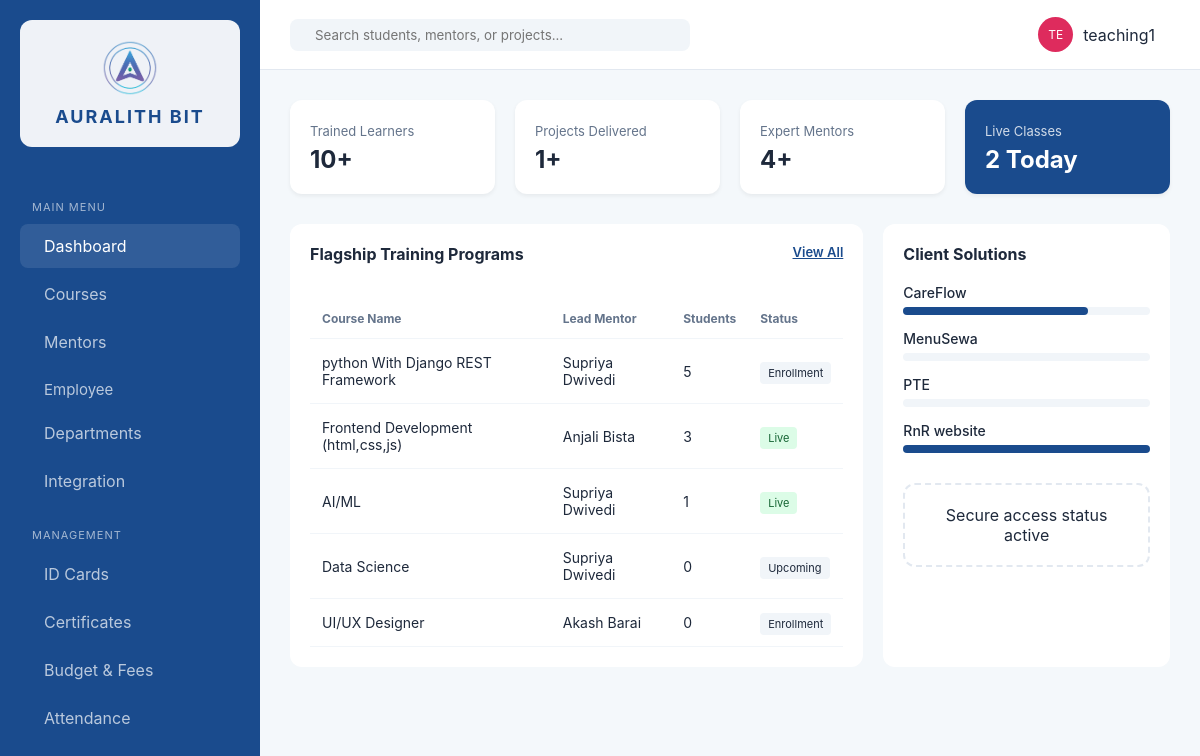
The app's page /dashboard/ (signed in) with its own data.
### erp_app/models.py (models this page shows, shortened)
class Course(models.Model):
    STATUS_CHOICES = [
        ('live', 'Live'),
        ('upcoming', 'Upcoming'),
        ('enrollment', 'Enrollment'),
        ('completed', 'Completed'),
    ]
    CATEGORY_CHOICES = [
        ('development', 'Development'),
        ('design', 'UI/UX'),
        ('qa', 'Digital Marketing'),
        ('marketing', 'Graphic Designing'),
    ]
    name = models.CharField(max_length=200)
    mentor = models.ForeignKey(Mentor, on_delete=models.SET_NULL, null=True, blank=True)
    category = models.CharField(max_length=50, choices=CATEGORY_CHOICES, default='development')
    duration_weeks = models.PositiveIntegerField(default=8)
    status = models.CharField(max_length=20, choices=STATUS_CHOICES, default='enrollment')
    description = models.TextField(blank=True)
    syllabus = models.FileField(upload_to='syllabi/', null=True, blank=True)
    students_count = models.PositiveIntegerField(default=0)
    completion_percent = models.PositiveIntegerField(default=0)
    created_at = models.DateTimeField(auto_now_add=True)
    class Meta:
        ordering = ['-created_at']

class Mentor(models.Model):
    name = models.CharField(max_length=200)
    email = models.EmailField(unique=True)
    specialization = models.CharField(max_length=200)
    bio = models.TextField(blank=True)
    department = models.ForeignKey('Department', on_delete=models.SET_NULL, null=True, blank=True)
    joined_date = models.DateField(null=True, blank=True)
    class Meta:
        ordering = ['name']

class Project(models.Model):
    STATUS_CHOICES = [
        ('in_progress', 'In Progress'),
        ('completed', 'Completed'),
        ('on_hold', 'On Hold'),
        ('cancelled', 'Cancelled'),
    ]
    name = models.CharField(max_length=200)
    description = models.TextField(blank=True)
    client = models.CharField(max_length=200, blank=True)
    status = models.CharField(max_length=20, choices=STATUS_CHOICES, default='in_progress')
    progress_percentage = models.PositiveIntegerField(default=0)
    budget = models.DecimalField(max_digits=10, decimal_places=2, default=0)
    start_date = models.DateField(auto_now_add=True)
    class Meta:
        ordering = ['-start_date']

### erp_app/views.py (the view)
# urls.py: path('dashboard/', views.dashboard, name='dashboard'),
@login_required
def dashboard(request):
    roles = get_user_roles(request.user)
    context = {
        'trained_learners': Student.objects.count(),
        'projects_delivered': Project.objects.filter(status='completed').count(),
        'live_classes': Course.objects.filter(status='live').count(),
        'expert_mentors': Mentor.objects.count(),
        'courses': Course.objects.select_related('mentor').all()[:5],
        'projects': Project.objects.all()[:5],
        'is_admin': has_role(request.user, SUPER_ADMIN, TEACHING_STAFF, NORMAL_STAFF),
    }
    return render(request, 'erp_app/dashboard.html', context)

### erp_app/roles.py (called while the page is built)
def get_user_roles(user):
    if not user.is_authenticated:
        return []
    roles = set()
    if user.is_superuser:
        roles.add(SUPER_ADMIN)
    for group in user.groups.all():
        roles.add(group.name)
    if hasattr(user, 'student_profile') and user.student_profile:
        roles.add(STUDENT)
    return list(roles)

def has_role(user, *roles):
    user_roles = get_user_roles(user)
    return any(r in user_roles for r in roles)

### erp_app/templates/erp_app/dashboard.html (shortened to what this page needs)
{% extends 'erp_app/base.html' %}
{% block content %}
<section class="stats-grid">
    <div class="stat-card">
        <span>Trained Learners</span>
        <h3>{{ trained_learners }}+</h3>
    </div>
    <div class="stat-card">
        <span>Projects Delivered</span>
        <h3>{{ projects_delivered }}+</h3>
    </div>
    <div class="stat-card">
        <span>Expert Mentors</span>
        <h3>{{ expert_mentors }}+</h3>
    </div>
    <div class="stat-card primary">
        <span>Live Classes</span>
        <h3>{{ live_classes }} Today</h3>
    </div>
</section>
<div class="main-grid">
    <div class="data-card">
        <div class="card-header">
            <h3>Flagship Training Programs</h3>
            <a href="{% url 'courses' %}" class="btn-text">View All</a>
        </div>
        <table>
            <thead>
                <tr>
                    <th>Course Name</th>
                    <th>Lead Mentor</th>
                    <th>Students</th>
                    <th>Status</th>
                </tr>
            </thead>
            <tbody>
                {% for course in courses %}
                <tr>
                    <td>{{ course.name }}</td>
                    <td>{{ course.mentor.name|default:"—" }}</td>
                    <td>{{ course.students_count }}</td>
                    <td><span class="tag {% if course.status == 'live' %}live{% endif %}">{{ course.get_status_display }}</span></td>
                </tr>
                {% empty %}
                <tr><td colspan="4" style="text-align:center;color:#94a3b8;">No courses yet.</td></tr>
                {% endfor %}
            </tbody>
        </table>
    </div>
    <div class="data-card side">
        <h3>Client Solutions</h3>
        {% for project in projects %}
        <div class="project-item">
            <p>{{ project.name }}</p>
            <div class="progress-bar"><div style="width: {{ project.progress_percentage }}%"></div></div>
        </div>
        {% empty %}
        <p style="color:#94a3b8;font-size:14px;">No projects yet.</p>
        {% endfor %}
        <div class="qr-preview">
            <p>Secure access status active</p>
        </div>
    </div>
</div>
{% endblock %}

### erp_app/templates/erp_app/base.html (shortened to what this page needs)
<!DOCTYPE html>
{% load static %}
<html lang="en">
<head>
    <link rel="stylesheet" href="{% static 'erp_app/css/style.css' %}">
</head>
<body>
    <div class="app-container">
        <aside class="sidebar">
            <div class="brand">
                <img src="{% static 'erp_app/images/AURALITH_logo.png' %}" alt="Auralith Bit Logo" class="sidebar-logo" width="56" height="56">
                <h2>AURALITH BIT</h2>
            </div>
            <nav>
                <p class="nav-label">Main Menu</p>
                <a href="{% url 'dashboard' %}" {% if request.resolver_match.url_name == 'dashboard' %}class="active"{% endif %}> Dashboard</a>
                {% if is_any_staff or is_student or is_intern %}
                <a href="{% url 'courses' %}" {% if request.resolver_match.url_name == 'courses' %}class="active"{% endif %}> Courses</a>
                {% endif %}
                {% if is_teaching_staff or is_super_admin or is_intern or is_student %}
                <a href="{% url 'mentors' %}" {% if request.resolver_match.url_name == 'mentors' %}class="active"{% endif %}> Mentors</a>
                {% endif %}
                {% if is_any_staff or is_intern %}
                <div class="dropdown">
                    <button class="dropdown-btn">
                        <span> Employee</span>
                    </button>
                </div>
                {% endif %}
                {% if is_normal_staff or is_super_admin or is_teaching_staff %}
                <a href="{% url 'departments' %}" {% if request.resolver_match.url_name == 'departments' %}class="active"{% endif %}> Departments</a>
                {% endif %}
                {% if is_any_staff %}
                <a href="{% url 'integration' %}" {% if request.resolver_match.url_name == 'integration' %}class="active"{% endif %}> Integration</a>
                {% endif %}
                <p class="nav-label">Management</p>
                {% if is_normal_staff or is_super_admin or is_teaching_staff %}
                <a href="{% url 'id_generation' %}" {% if request.resolver_match.url_name == 'id_generation' %}class="active"{% endif %}> ID Cards</a>
                {% endif %}
                {% if is_any_staff or is_student or is_intern %}
                <a href="{% url 'certificates' %}" > Certificates</a>
                {% endif %}
                {% if is_normal_staff or is_super_admin or is_teaching_staff %}
                <a href="{% url 'budget_fees' %}" {% if request.resolver_match.url_name == 'budget_fees' %}class="active"{% endif %}> Budget & Fees</a>
                {% endif %}
                {% if is_teaching_staff or is_super_admin %}
                <a href="{% url 'attendance' %}" {% if request.resolver_match.url_name == 'attendance' %}class="active"{% endif %}> Attendance</a>
                {% endif %}
            </nav>
        </aside>
        <main class="workspace">
            <header class="top-nav">
                <form class="search-box" method="get" action="{% url 'search' %}" autocomplete="off">
                    <input type="text" name="q" id="globalSearch" placeholder="Search students, mentors, or projects..." value="{{ request.GET.q|default_if_none:'' }}" autocomplete="off">
                </form>
                <div class="user-profile" style="position:relative;display:flex;align-items:center;gap:10px;">
                    <div class="avatar">{{ user_initials }}</div>
                    <span>{{ request.user.get_full_name|default:request.user.username }}</span>
                </div>
            </header>
            <div class="content">
                {% block content %}{% endblock %}
            </div>
        </main>
    </div>
</body>
</html>

### records on screen
Course: name "python With Django REST Framework", mentor.name "Supriya Dwivedi", students_count "5", status "Enrollment"
Course: name "Frontend Development (html,css,js)", mentor.name "Anjali Bista", students_count "3", status "Live"
Course: name "AI/ML", mentor.name "Supriya Dwivedi", students_count "1", status "Live"
Course: name "Data Science", mentor.name "Supriya Dwivedi", students_count "0", status "Upcoming"
Course: name "UI/UX Designer", mentor.name "Akash Barai", students_count "0", status "Enrollment"
Project: name "CareFlow", progress_percentage 75 (drawn)
Project: name "MenuSewa"
Project: name "PTE"
Project: name "RnR website", progress_percentage 100 (drawn)

### other values on screen
{{ user_initials }} "TE"
{{ request.user.get_full_name|default:request.user.username }} "teaching1"
{{ trained_learners }} "10"
{{ projects_delivered }} "1"
{{ expert_mentors }} "4"
{{ live_classes }} "2"
